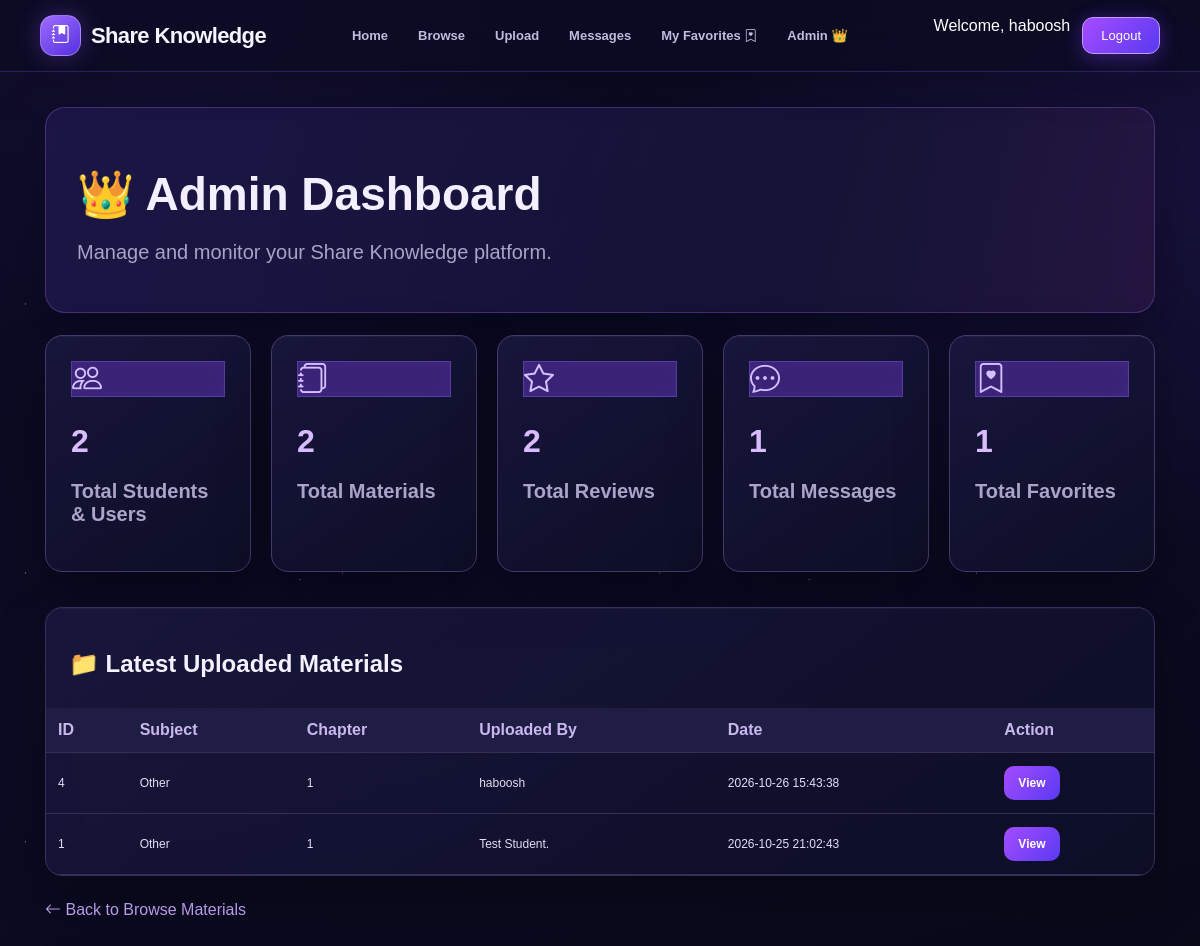
The app's page /share_knowledge/admin.php (signed in) with its own data.
### tables this page shows
CREATE TABLE `users` (
  `id` int(11) NOT NULL,
  `name` varchar(100) NOT NULL,
  `email` varchar(150) NOT NULL,
  `password` varchar(255) NOT NULL,
  `created_at` timestamp NOT NULL DEFAULT current_timestamp(),
  `role` enum('student','admin') NOT NULL DEFAULT 'student'
);

CREATE TABLE `materials` (
  `id` int(11) NOT NULL,
  `user_id` int(11) NOT NULL,
  `subject` varchar(100) NOT NULL,
  `chapter` varchar(200) NOT NULL,
  `academic_year` varchar(100) NOT NULL,
  `description` text NOT NULL,
  `file_path` varchar(255) NOT NULL,
  `created_at` timestamp NOT NULL DEFAULT current_timestamp()
);

### share_knowledge/admin.php (the view, shortened to what this page needs)
<?php
require_once 'db.php';
function e($value) {
    return htmlspecialchars((string)$value, ENT_QUOTES, 'UTF-8');
}
$stmt = $conn->prepare('SELECT id, name, role FROM users WHERE id = ?');
$stmt->execute([(int)$_SESSION['user_id']]);
$admin = $stmt->fetch(PDO::FETCH_ASSOC);
$totalUsers = (int)$conn->query('SELECT COUNT(*) FROM users')->fetchColumn();
$totalMaterials = (int)$conn->query('SELECT COUNT(*) FROM materials')->fetchColumn();
$totalReviews = (int)$conn->query('SELECT COUNT(*) FROM reviews')->fetchColumn();
$totalMessages = (int)$conn->query('SELECT COUNT(*) FROM messages')->fetchColumn();
$totalFavorites = (int)$conn->query('SELECT COUNT(*) FROM favorites')->fetchColumn();
$materialsStmt = $conn->query(
    'SELECT m.id, m.subject, m.chapter, m.created_at, u.name AS uploader
     FROM materials m
     LEFT JOIN users u ON m.user_id = u.id
     ORDER BY m.created_at DESC, m.id DESC
     LIMIT 10'
);
$latestMaterials = $materialsStmt->fetchAll(PDO::FETCH_ASSOC);
?>
<!DOCTYPE html>
<html lang="en">
<head>
<link rel="stylesheet" href="https://cdn.jsdelivr.net/npm/bootstrap-icons@1.11.3/font/bootstrap-icons.min.css">
    <link rel="stylesheet" href="assets/css/style.css">
<link rel="stylesheet" href="assets/css/brand-system.css">
</head>
<body>
<header class="navbar">
    <div class="logo"><span><i class="bi bi-journal-bookmark-fill" aria-hidden="true"></i></span><h2>Share Knowledge</h2></div>
    <nav class="nav-links">
        <a href="index.php">Home</a>
        <a href="browse.php">Browse</a>
        <a href="upload.php">Upload</a>
        <a href="messages.php">Messages</a>
        <a href="favorites.php">My Favorites <i class="bi bi-bookmark-heart" aria-hidden="true"></i></a>
        <a href="admin.php">Admin 👑</a>
    </nav>
    <div class="nav-buttons">
        <span style="color:white;">Welcome, <?= e($admin['name']) ?></span>
        <a href="logout.php" class="signup-btn">Logout</a>
    </div>
</header>
<main class="admin-container">
    <div class="admin-header">
        <h1>👑 Admin Dashboard</h1>
        <p>Manage and monitor your Share Knowledge platform.</p>
    </div>
    <div class="stats-grid">
        <div class="stat-card"><div class="icon"><i class="bi bi-people" aria-hidden="true"></i></div><h2><?= $totalUsers ?></h2><p>Total Students & Users</p></div>
        <div class="stat-card"><div class="icon"><i class="bi bi-journals" aria-hidden="true"></i></div><h2><?= $totalMaterials ?></h2><p>Total Materials</p></div>
        <div class="stat-card"><div class="icon"><i class="bi bi-star" aria-hidden="true"></i></div><h2><?= $totalReviews ?></h2><p>Total Reviews</p></div>
        <div class="stat-card"><div class="icon"><i class="bi bi-chat-dots" aria-hidden="true"></i></div><h2><?= $totalMessages ?></h2><p>Total Messages</p></div>
        <div class="stat-card"><div class="icon"><i class="bi bi-bookmark-heart" aria-hidden="true"></i></div><h2><?= $totalFavorites ?></h2><p>Total Favorites</p></div>
    </div>
    <section class="admin-section">
        <h2>📁 Latest Uploaded Materials</h2>
        <table class="admin-table">
            <thead><tr><th>ID</th><th>Subject</th><th>Chapter</th><th>Uploaded By</th><th>Date</th><th>Action</th></tr></thead>
            <tbody>
            <?php foreach ($latestMaterials as $material): ?>
                <tr>
                    <td><?= (int)$material['id'] ?></td>
                    <td><?= e($material['subject']) ?></td>
                    <td><?= e($material['chapter']) ?></td>
                    <td><?= e($material['uploader'] ?? 'Unknown') ?></td>
                    <td><?= e($material['created_at']) ?></td>
                    <td><a class="view-btn" href="view_material.php?id=<?= (int)$material['id'] ?>" target="_blank" rel="noopener noreferrer">View</a></td>
                </tr>
            <?php endforeach; ?>
            </tbody>
        </table>
    </section>
    <a href="browse.php" class="back-link"><i class="bi bi-arrow-left" aria-hidden="true"></i> Back to Browse Materials</a>
</main>
</body>
</html>

### share_knowledge/admin.php (style rules this page uses)
.admin-container { max-width: 1150px; margin: 35px auto; padding: 0 20px; }
.admin-header { margin-bottom: 30px; }
.admin-header h1 { color: #10213b; margin-bottom: 8px; }
.admin-header p { color: #64748b; }
.stats-grid { display: grid; grid-template-columns: repeat(auto-fit, minmax(190px, 1fr)); gap: 20px; margin-bottom: 35px; }
.stat-card { background: white; border-radius: 14px; padding: 25px; border: 1px solid #e2e8f0; box-shadow: 0 5px 18px rgba(0,0,0,.04); }
.stat-card .icon { font-size: 30px; margin-bottom: 15px; }
.stat-card h2 { font-size: 32px; color: #2563eb; margin-bottom: 8px; }
.stat-card p { color: #64748b; font-weight: 600; }
.admin-section { background: white; border-radius: 14px; padding: 25px; border: 1px solid #e2e8f0; overflow-x: auto; }
.admin-section h2 { color: #10213b; margin-bottom: 20px; }
.admin-table { width: 100%; border-collapse: collapse; text-align: left; }
.admin-table th, .admin-table td { padding: 14px; border-bottom: 1px solid #e2e8f0; }
.admin-table th { background: #f8fafc; color: #334155; }
.admin-table td { color: #475569; }
.view-btn { display: inline-block; background: #2563eb; color: white; padding: 8px 14px; border-radius: 7px; text-decoration: none; }
.back-link { display: inline-block; margin-top: 25px; color: #2563eb; text-decoration: none; }

### records on screen
users: name "haboosh"
materials: id "4", subject "Other", chapter "1", user.name "haboosh", created_at "2026-10-26 15:43:38"
materials: id "1", subject "Other", chapter "1", user.name "Test Student.", created_at "2026-10-25 21:02:43"

### other values on screen
$totalUsers "2"
$totalMaterials "2"
$totalReviews "2"
$totalMessages "1"
$totalFavorites "1"
